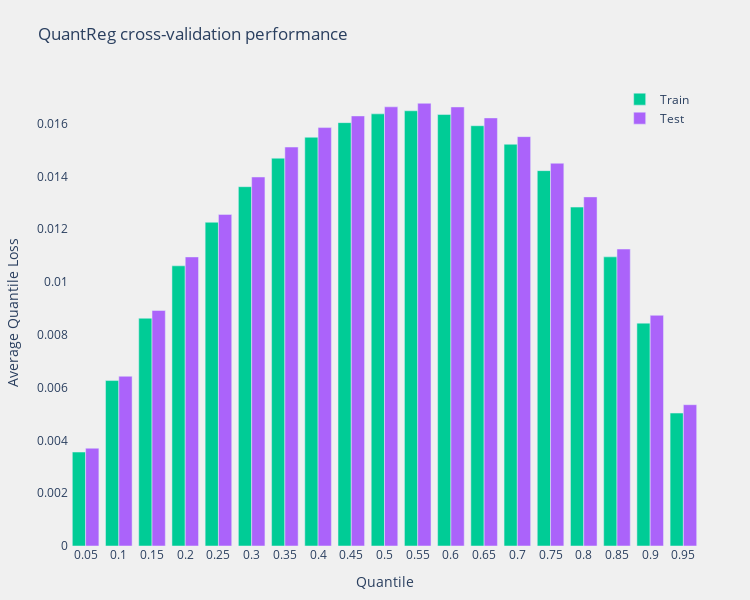

The notebook cell saved with this chart:
### Code cell
# Plot the results
perf_results_viz = model_performance_results(
    results=quantreg_results,
    model_name="QuantReg",
    method_name="Cross-validation quantile loss average",
)
fig = perf_results_viz.plot(
    title="QuantReg cross-validation performance",
)
fig.show()

### Figure 1 — Plotly figure (JSON) as saved in the notebook; plotly's stock layout.template omitted (floating-point values rounded to 4 significant figures)
{"data": [{"marker": {"color": "#00CC96"}, "name": "Train", "type": "bar", "x": ["0.05", "0.1", "0.15", "0.2", "0.25", "0.3", "0.35", "0.4", "0.45", "0.5", "0.55", "0.6", "0.65", "0.7", "0.75", "0.8", "0.85", "0.9", "0.95"], "y": [0.003559, 0.006266, 0.008625, 0.01061, 0.01226, 0.01361, 0.01469, 0.01548, 0.01604, 0.01637, 0.01648, 0.01634, 0.01592, 0.01522, 0.01422, 0.01284, 0.01095, 0.008441, 0.005035]}, {"marker": {"color": "#AB63FA"}, "name": "Test", "type": "bar", "x": ["0.05", "0.1", "0.15", "0.2", "0.25", "0.3", "0.35", "0.4", "0.45", "0.5", "0.55", "0.6", "0.65", "0.7", "0.75", "0.8", "0.85", "0.9", "0.95"], "y": [0.003702, 0.006428, 0.00892, 0.01095, 0.01256, 0.01398, 0.01511, 0.01585, 0.01629, 0.01663, 0.01677, 0.01663, 0.01621, 0.0155, 0.0145, 0.01322, 0.01125, 0.008737, 0.005352]}], "layout": {"barmode": "group", "height": 600, "legend": {"x": 0.99, "xanchor": "right", "y": 0.99, "yanchor": "top"}, "margin": {"b": 50, "l": 50, "r": 50, "t": 80}, "paper_bgcolor": "#F0F0F0", "plot_bgcolor": "#F0F0F0", "title": {"text": "QuantReg cross-validation performance"}, "width": 750, "xaxis": {"showgrid": false, "title": {"text": "Quantile"}, "zeroline": false}, "yaxis": {"showgrid": false, "title": {"text": "Average Quantile Loss"}, "zeroline": false}}}
